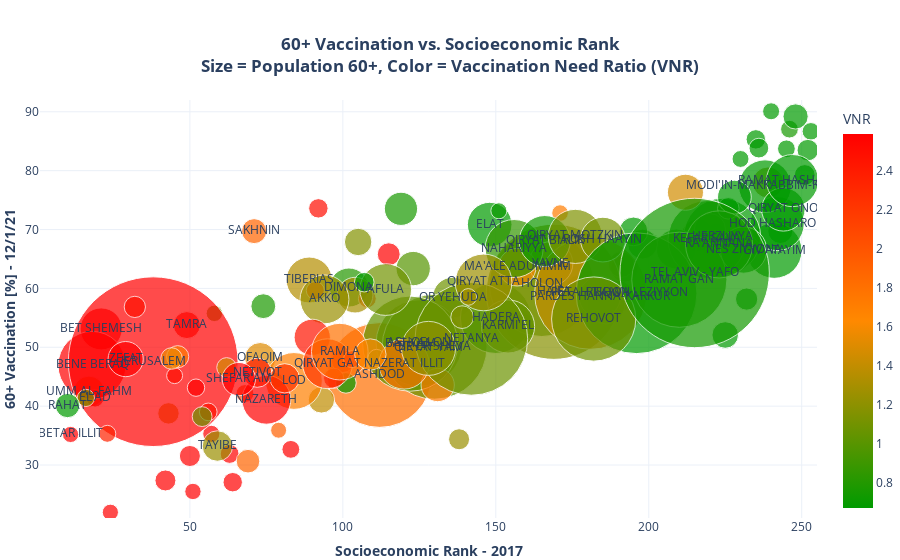

Write notebook code for a chart like this one.
### Code cell
fig = px.scatter(show_table,
                 x="Rank",
                 y=y_key,
                 size=size_key,
                 color=color_key,
                 hover_name="name_e",
                 hover_data={'Cumulated_vaccinated': ':.0f',
                             'population_60+': ':.0f',
                             'vaccination_60+': ':.0f'},
                 range_x=chosen_x_range,
                 range_y=chosen_y_range,
                 size_max=120,
                 text="text",
                 color_continuous_scale=color_scale,
                 range_color=[low_color, high_color])

chosen_x_title = 'Socioeconomic Rank'
chosen_x_axes_title = 'Socioeconomic Rank - 2017'
fig.update_layout(title="<b>60+ Vaccination vs. {}<br>"
                        "Size = {}, Color = Vaccination Need Ratio (VNR)<b>"
                  .format(chosen_x_title,
                          size_key.replace('_', ' ').capitalize()),
                  title_x=0.5,
                  xaxis_title='<b>{}<b>'.format(chosen_x_axes_title),
                  yaxis_title='<b>' + y_key + '<b>',

                  margin=dict(r=0, l=0, b=0, t=100),
                  template="plotly_white"
                  )

fig.data[0].update(hovertemplate='<b>%{hovertext}</b><br><br>' +
                                 chosen_x_title + ' = %{x: .0f}<br>' +
                                 '60+ Vaccination' + ' = %{y: .0f}%<br>' +
                                 '<br>' +
                                 'Accumulated 60+ Vaccinated' + ' = %{customdata[2]: .0f}<br>' +
                                 'Population over 60' + ' = %{customdata[1]: .0f}<br>' +
                                 'Accumulated Vaccinated' + ' = %{customdata[0]: .0f}<br>' +
                                 'Accumulated Cases' + ' = %{marker.size}<br>' +
                                 '<br>' +
                                 'Vaccination Need Ratio' + ' = %{marker.color:.3f}<br>')
fig.show()

### Figure 1 — Plotly figure (JSON) as saved in the notebook; plotly's stock layout.template omitted (floating-point values rounded to 4 significant figures; data arrays with more than 128 entries replaced by an {"elided": "..."} marker saying what was removed)
{"data": [{"customdata": {"elided": "137x3 int values"}, "hovertemplate": "<b>%{hovertext}</b><br><br>Socioeconomic Rank = %{x: .0f}<br>60+ Vaccination = %{y: .0f}%<br><br>Accumulated 60+ Vaccinated = %{customdata[2]: .0f}<br>Population over 60 = %{customdata[1]: .0f}<br>Accumulated Vaccinated = %{customdata[0]: .0f}<br>Accumulated Cases = %{marker.size}<br><br>Vaccination Need Ratio = %{marker.color:.3f}<br>", "hovertext": {"elided": "137 str values"}, "legendgroup": "", "marker": {"color": {"elided": "137 float values"}, "coloraxis": "coloraxis", "size": {"elided": "137 int values"}, "sizemode": "area", "sizeref": 8.09, "symbol": "circle"}, "mode": "markers+text", "name": "", "orientation": "v", "showlegend": false, "text": {"elided": "137 str values"}, "type": "scatter", "x": {"elided": "137 int values"}, "xaxis": "x", "y": {"elided": "137 float values"}, "yaxis": "y"}], "layout": {"coloraxis": {"cmax": 2.589, "cmin": 0.6706, "colorbar": {"title": {"text": "VNR"}}, "colorscale": [[0, "rgb(0,155,0)"], [0.5, "rgb(255,137,0)"], [1, "rgb(255,0,0)"]]}, "legend": {"itemsizing": "constant", "tracegroupgap": 0}, "margin": {"b": 0, "l": 0, "r": 0, "t": 100}, "title": {"text": "<b>60+ Vaccination vs. Socioeconomic Rank<br>Size = Population 60+, Color = Vaccination Need Ratio (VNR)<b>", "x": 0.5}, "xaxis": {"anchor": "y", "domain": [0, 1], "range": [1, 255], "title": {"text": "<b>Socioeconomic Rank - 2017<b>"}}, "yaxis": {"anchor": "x", "domain": [0, 1], "range": [21, 92], "title": {"text": "<b>60+ Vaccination [%] - 12/1/21<b>"}}}}
